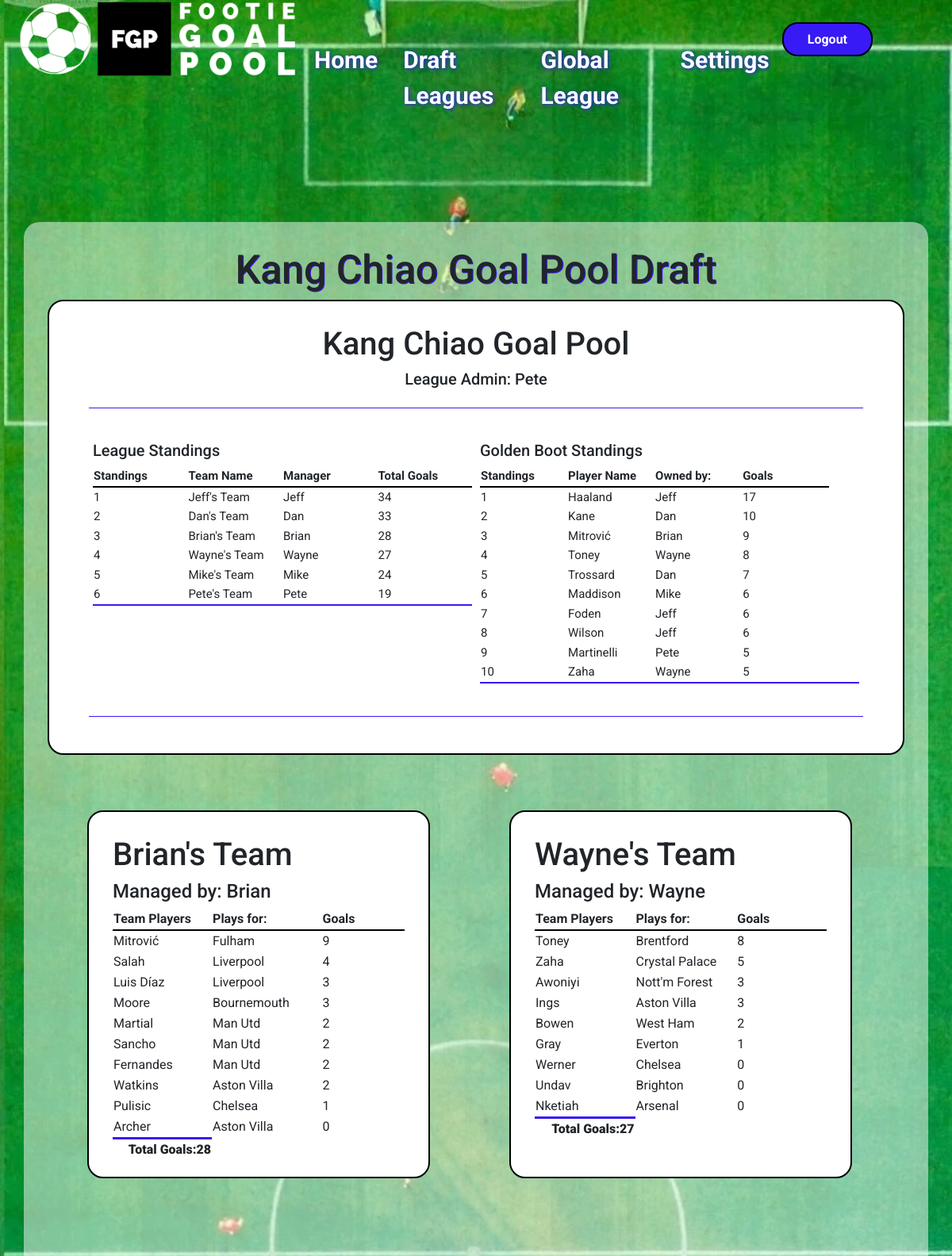
Page /draft/ (signed in, upper part) on the committed database.
### goalpoolapp/models.py (models this page shows, shortened)
class League(models.Model):
    teamlimit = models.IntegerField()
    leaguename = models.CharField(max_length=64)
    leaguecode = models.CharField(max_length = 10, blank=True, null=True)
    teamplayerslimit = models.IntegerField(validators=[MaxValueValidator(20), MinValueValidator(1)])
    transfersActivated = models.BooleanField(default=False)
    transfersAllowed = models.BooleanField(default=False)
    duplicatePlayersAllowed = models.BooleanField()
    admin = models.ForeignKey(User, on_delete=models.CASCADE, related_name="administratedleague")
    draftcomplete = models.BooleanField(default=False)
    draftstarted = models.BooleanField(default=False)
    draftposition = models.IntegerField(default=1)
    draftdecending = models.BooleanField(default=False)

class User(AbstractUser):
    pass

class Team(models.Model):
    manager = models.ForeignKey(User, on_delete=models.CASCADE, related_name="managedteams")
    league = models.ForeignKey(League, on_delete=models.CASCADE, related_name="leagueteams")
    players = models.ManyToManyField(Player, related_name="teams", blank=True)
    provisionalplayers = models.ManyToManyField(Player, related_name="provisionalteams", blank=True)
    rank = models.IntegerField(default=1)
    teamname = models.CharField(max_length=64)
    totalgoals = models.IntegerField(default=0)
    draftnumber = models.IntegerField(blank=True, null=True)

class Player(models.Model):
    playercode = models.IntegerField()
    leagues = models.ManyToManyField(League, related_name="leagueplayers")
    firstname = models.CharField(max_length=64)
    surname = models.CharField(max_length=64)
    nickname = models.CharField(max_length=64)
    goals = models.IntegerField()
    realteam = models.CharField(max_length=64)
    currentweekgoals = models.IntegerField(default=0)

### goalpoolapp/views.py (the view)
# urls.py: path('draft/', views.draft, name='draft'),
def draft(request, leagueid=None):
    userteams = Team.objects.filter(manager=request.user)
    if leagueid != None:
        leagueslist = League.objects.filter(id=leagueid)
    else:
        leagueslist = League.objects.filter(leagueteams__in=userteams)
    leagueslist = leagueslist.exclude(id=19)
    leagues = Paginator(leagueslist, 1)
    page = request.GET.get('page')
    league = leagues.get_page(page)
    picker = None
    try:
        teams = league[0].leagueteams.all()
        playercheck = 0
        for team in teams:
            if team.players.count() == league[0].teamplayerslimit:
                playercheck += 1
        if playercheck == league[0].leagueteams.count():
            league[0].draftcomplete = True
            league[0].save()
        for team in league[0].leagueteams.all():
            if team.draftnumber == league[0].draftposition:
                picker = team.manager
    except:
        pass
    return render(request, 'goalpoolapp/draft.html', {
        "picker": picker,
        "leaguepage": league,
        "leagues": leagues,
    })

### goalpoolapp/templates/goalpoolapp/draft.html (shortened to what this page needs)
{% extends "goalpoolapp/layout.html" %}
{% load static %}
{% block body %}
<div id="main-page-content-container">
    <div id="main-page-content">
        {% for league in leaguepage %}
            <h2>{{ league.leaguename }} Draft</h2>
            {% if league.draftstarted == True and league.draftcomplete == False %}
                <h3>Draft in Progress</h3>
                <h4>Current Picker: {{ picker }}</h4>
                {% if picker == user %}
                <div class="centeredinput">
                    <h5>Pick a player</h5>
                    <input type="hidden" value="{{ league.id }}" id="leagueid">
                    {% csrf_token %}
                    <div class="form-group draftselect">
                        <label for="teamselect" class="label teamlabel">Select a club</label>
                        <select id="teamselect" class="form-control"></select>
                    </div>
                    <div id="players">
                    </div>
                </div>
            {% endif %}
                <div id="teamscontainer">
                    {% for team in league.leagueteams.all|dictsort:"draftnumber" %}
                        <div
                        {% if team.manager == picker %}
                        class="pickercontainer"
                        {% else %}
                        class="teamcontainer"
                        {% endif %}
                        >
                        {% if team.manager == picker %}
                            <h5>Current Picker</h5>
                        {% endif %}
                        <h4>Draft number: {{ team.draftnumber }}</h4>
                        <h3>{{ team.teamname }}</h3>
                        <h4>Managed by: {{ team.manager }}</h4>
                            <table>
                                <tr>
                                    <th class="draftheader">Team Players</th>
                                    <th class="draftheader">Plays for:</th>
                                </tr>
                                {% for player in team.players.all %}
                                <tr>
                                    <td>{{ forloop.counter }}: {{ player.nickname }}</td>
                                    <td>{{ player.realteam }}</td>
                                </tr>
                                {% endfor %}
                            </table>
                        </div>
                    {% endfor %}
                </div>
            {% elif league.draftstarted == True and league.draftcomplete == True %}
                <div id="draft-information-container">
                    <h3>{{ league.leaguename }}</h3>
                    <h5>League Admin: {{ league.admin.username }}</h5>
                    <hr>
                    <div class="leagueinformation">
                        <div class="leaguetablecontainer">
                            <h5>League Standings</h5>
                            <table class="leaguetable">
                                <tr>
                                    <th>Standings</th>
                                    <th>Team Name</th>
                                    <th>Manager</th>
                                    <th>Total Goals</th>
                                </tr>
                                {% for team in league.leagueteams.all|dictsort:"totalgoals" reversed %}
                                <tr>
                                    <td>{{ forloop.counter }}</td>
                                    <td>{{ team.teamname }}</td>
                                    <td>{{ team.manager }}</td>
                                    <td>{{ team.totalgoals }}</td>
                                </tr>
                                {% endfor %}
                            </table>
                        </div>
                        <div class="leaguetablecontainer">
                            <div class="leaguetable">
                                <h5>Golden Boot Standings</h5>
                                <table class="playerleaguetable">
                                    <tr>
                                        <th>Standings</th>
                                        <th>Player Name</th>
                                        <th>Owned by:</th>
                                        <th>Goals</th>
                                    </tr>
                                    {% for player in league.leagueplayers.all|dictsortreversed:"goals"|slice:":10" %}
                                    <tr>
                                        <td>{{ forloop.counter }}</td>
                                        <td>{{ player.nickname }}</td>
                                        <td>
                                            {% for team in league.leagueteams.all %}
                                                {% if team in player.teams.all %}
                                                    {{ team.manager.username }}
                                                {% endif %}
                                            {% endfor %}
                                        </td>
                                        <td>{{ player.goals }}</td>
                                    </tr>
                                    {% endfor %}
                                </table>
                            </div>
                        </div>
                    </div>
                    <hr>
                </div>
                <div id="teamscontainer">
                    {% for team in league.leagueteams.all|dictsort:"draftnumber" %}
                        <div class="teamcontainer">
                        <h3>{{ team.teamname }}</h3>
                        <h4>Managed by: {{ team.manager }}</h4>
                            <table>
                                <tr>
                                    <th class="draftheader">Team Players</th>
                                    <th class="draftheader">Plays for:</th>
                                    <th class="draftheader">Goals</th>
                                </tr>
                                {% for player in team.players.all|dictsort:"goals" reversed %}
                                <tr>
                                    <td>{{ player.nickname }}</td>
                                    <td>{{ player.realteam }}</td>
                                    <td>{{ player.goals }}</td>
                                </tr>
                                {% endfor %}
                                <tr class="total">
                                    <td>Total Goals:{{ team.totalgoals }}</td>
                                </tr>
                            </table>
                        </div>
                    {% endfor %}
                </div>
            {% endif %}
        {% endfor %}
    </div>
</div>
{% endblock %}

### goalpoolapp/static/goalpoolapp/styles.css (style rules this page uses)
* { font-family: 'Roboto', sans-serif; }
h2 { font-size: 50px; text-shadow: 1px 1px #371af5; }
h3 { font-size: 40px; }
body { min-height: 100vh; display: flex; flex-direction: column; }
hr { border: 0; clear:both; display:block; width: 96%; background-color: #371af5; height: 1px; }
th { width: 20%; border-bottom: solid black 2px; }
tr { height: 20px; }
#main-page-content-container { display: flex; flex-direction: column; align-items: center; padding: 30px; }
#main-page-content { max-width: 1200px; background-color: #FFFFFF80; display: flex; flex-direction: column; align-items: center; padding: 30px; margin-top: 250px; border-radius: 20px; }
.leagueinformation { display: flex; flex-direction: row; justify-content: space-between; width: 100%; padding: 20px; }
.leaguetablecontainer { width: 95%; font-size: 15px; margin: 5px; }
.leaguetable { border-bottom: #371af5 solid 2px; }
.total { display: flex; justify-content: end; border-bottom: none; border-top: 3px solid #371af5; font-weight: 900; }
#teamscontainer { display: flex; flex-flow: row wrap; }
.teamcontainer { margin: 50px; border: solid black 2px; border-radius: 20px; padding: 30px; background-color: white; width: 40%; }
.draftheader { width: 200px; }
#draft-information-container { margin: 0 10% 20px; display: flex; flex-direction: column; align-items: center; width: 100%; border: black solid 2px; border-radius: 20px; padding: 30px; background-color: white; -webkit-border-radius: 20px; -moz-border-radius: 20px; -ms-border-radius: 20px; -o-border-radius: 20px; }

### rows in the picture
League: leaguename "Kang Chiao Goal Pool", admin.username "Pete"
Team: teamname "Jeff's Team", manager "Jeff", totalgoals "34", manager.username "Jeff"
Team: teamname "Dan's Team", manager "Dan", totalgoals "33", manager.username "Dan"
Team: teamname "Brian's Team", manager "Brian", totalgoals "28", manager.username "Brian"
Team: teamname "Wayne's Team", manager "Wayne", totalgoals "27", manager.username "Wayne"
Team: teamname "Mike's Team", manager "Mike", totalgoals "24", manager.username "Mike"
Team: teamname "Pete's Team", manager "Pete", totalgoals "19", manager.username "Pete"
Player: nickname "Haaland", goals "17"
Player: nickname "Kane", goals "10"
Player: nickname "Mitrović", goals "9", realteam "Fulham"
Player: nickname "Toney", goals "8", realteam "Brentford"
Player: nickname "Trossard", goals "7"
Player: nickname "Maddison", goals "6"
Player: nickname "Foden", goals "6"
Player: nickname "Wilson", goals "6"
Player: nickname "Martinelli", goals "5"
Player: nickname "Zaha", goals "5", realteam "Crystal Palace"
Player: nickname "Salah", realteam "Liverpool", goals "4"
Player: nickname "Luis Díaz", realteam "Liverpool", goals "3"
Player: nickname "Moore", realteam "Bournemouth", goals "3"
Player: nickname "Martial", realteam "Man Utd", goals "2"
Player: nickname "Sancho", realteam "Man Utd", goals "2"
Player: nickname "Fernandes", realteam "Man Utd", goals "2"
Player: nickname "Watkins", realteam "Aston Villa", goals "2"
Player: nickname "Pulisic", realteam "Chelsea", goals "1"
Player: nickname "Archer", realteam "Aston Villa", goals "0"
Player: nickname "Awoniyi", realteam "Nott'm Forest", goals "3"
Player: nickname "Ings", realteam "Aston Villa", goals "3"
Player: nickname "Bowen", realteam "West Ham", goals "2"
Player: nickname "Gray", realteam "Everton", goals "1"
Player: nickname "Werner", realteam "Chelsea", goals "0"
Player: nickname "Undav", realteam "Brighton", goals "0"
Player: nickname "Nketiah", realteam "Arsenal", goals "0"
